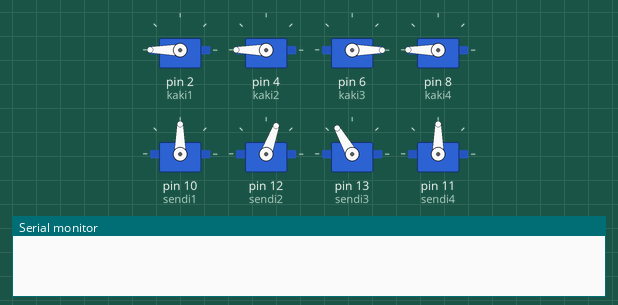
Recording of a sketch running on a simulated Arduino Uno, built with avr-gcc and run on an emulated ATmega328P. Shown: 8 × servo, the last lines printed to the serial monitor.

Above: at 0.05 s.
At 19.95 s:
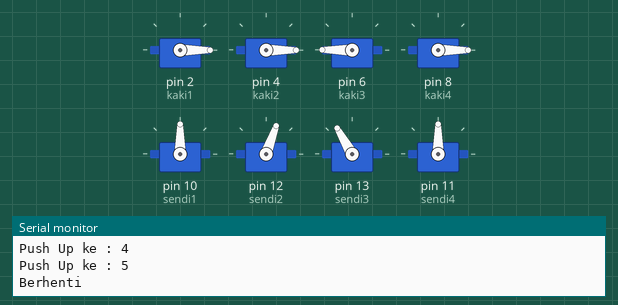
Timing chart, 0 to 26.0 s (numbered marks = the images above):
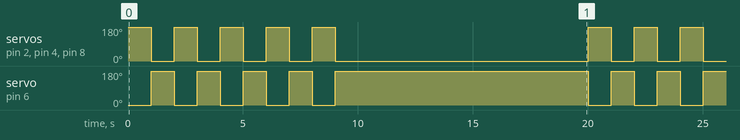

Measured:
- by itself, servo on pin 6 (kaki3): repeats every 20.0 s: 3 × (0° 1.0 s, 180° 1.0 s), 0° 1.0 s, 180° 11.0 s, 0° 1.0 s, 180° 1.0 s
- by itself, servo on pin 2 (kaki1), servo on pin 4 (kaki2), servo on pin 8 (kaki4): repeats every 20.0 s: 3 × (180° 1.0 s, 0° 1.0 s), 180° 1.0 s, 0° 11.0 s, 180° 1.0 s, 0° 1.0 s

The sketch:

pushUp.ino
```cpp
#include <Servo.h>

Servo kaki1;
Servo kaki2;
Servo kaki3;
Servo kaki4;

Servo sendi1;
Servo sendi2;
Servo sendi3;
Servo sendi4;

int ulang = 0;
int pos = 0;
void setup() {
  Serial.begin(9600);
  kaki1.attach(2);  // kaki 1 dipasang pada pin ke 2
  kaki2.attach(4);  // attaches the servo on pin 9 to the servo object
  kaki3.attach(6);  // attaches the servo on pin 9 to the servo object
  kaki4.attach(8);  // attaches the servo on pin 9 to the servo object

  sendi1.attach(10);  // attaches the servo on pin 9 to the servo object
  sendi2.attach(12);  // attaches the servo on pin 9 to the servo object
  sendi3.attach(13);  // attaches the servo on pin 9 to the servo object
  sendi4.attach(11);

}

void loop() { // pengulangan
  ulang++; // ulang ditambah 1
// ke bawah
kaki4.write(180);
sendi1.write(90);
kaki3.write(0);
sendi2.write(70);
kaki2.write(180);
sendi3.write(120);
kaki1.write(180);
sendi4.write(90);
delay(1000);

// ke atas
kaki4.write(0);
sendi1.write(90);
kaki3.write(180);
sendi2.write(70);
kaki2.write(0);
sendi3.write(120);
kaki1.write(0);
sendi4.write(90);
delay(1000);

Serial.print("Push Up ke : "); Serial.println(ulang);
if(ulang == 5 ){
  Serial.println("Berhenti");
  delay(10000);
  ulang = 0;
}
}
```
